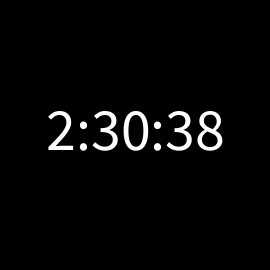
Frame 1 (no input)
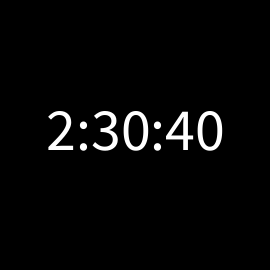
Frame 60 (the mouse pressed at the canvas centre just before this capture)
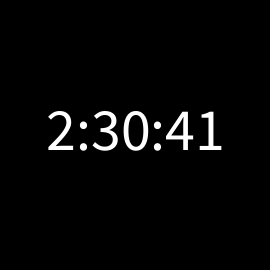
Frame 120 (the mouse held since frame 60 and released just before this capture)

The Processing sketch that drew these frames (run headless with seeded random() and noise(); from frame 60 on, the mouse is pressed at the canvas centre):

// Processing sketch: processing_59254
// ── processing_59254.pde

DigitalClock digitalClock;
 
void setup() {
  size(270, 270);
  digitalClock = new DigitalClock(60, width/2, height/2+15);
}
 
void draw() {
  background(0,0,0);
  digitalClock.getTime();
  digitalClock.display();
}
 
class DigitalClock extends Clock {
  int fontSize;
  float x, y;
   
  DigitalClock(int _fontSize, float _x, float _y) {
    fontSize = _fontSize;
    x = _x;
    y = _y;
  }
   
  void getTime() {
    super.getTime();
  }
   
  void display() {
    textSize(fontSize);
    textAlign(CENTER);
    
    text (h + ":" + nf(m, 2) + ":" + nf(s, 2), x, y);
  }
}
 
class Clock {
  int h, m, s;
  Clock() {
  }
   
  void getTime() {
    h = hour();
    m = minute();
    s = second();
  }
}
